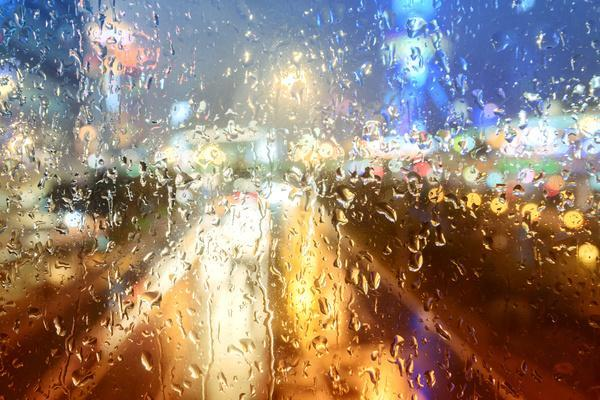
#> input picture assignment3/assignment3/test/rain.jpg, 600 x 400 px
$ python image_filter_test.py
#> lines starting #> are read from the running program, lines starting #| are printed output that depends on the picture
### assignment3/assignment3/instapy/io.py
"""input/output utilities

for reading, writing, and displaying image files
as numpy arrays
"""

import numpy as np
from PIL import Image


def read_image(filename: str) -> np.array:
    """Read an image file to an rgb array"""
#> called with filename = 'test/rain.jpg'
    return np.asarray(Image.open(filename))
#> returned value is the input picture: shape (400, 600, 3); mean R, G, B 150, 131.8, 116.7


def write_image(array: np.array, filename: str): # -> None:
    """Write a numpy pixel array to a file"""
    return Image.fromarray(array).save(filename)

def random_image(width: int = 320, height: int = 180) -> np.array:
    """Create a random image array of a given size"""
    return np.random.randint(0, 255, size=(height, width, 3), dtype=np.uint8)


def display(array: np.array):
    """Show an image array on the screen"""
    Image.fromarray(array).show()

### assignment3/assignment3/instapy/numpy_filters.py
"""numpy implementation of image filters"""

from typing import Optional
import numpy as np

# [9 lines left out: function numpy_color2gray, not called in this run]


def numpy_color2sepia(image: np.array, k: Optional[float] = 1) -> np.array:
    """k (float): amount of sepia filter to apply (optional)
    The amount of sepia is given as a fraction, k=0 yields no sepia while
    k=1 yields full sepia.
    (note: implementing 'k' is a bonus task,
    you may ignore it for Task 9)
    """
#> called with k = 1
    if not 0 <= k <= 1:
        # validate k (optional)
        raise ValueError(f"k must be between [0-1], got {k=}")

    # defining sepia matrix
    sepia_matrix = np.array([[0.393,0.769,0.189],[0.349,0.686,0.168],[0.272,0.534,0.131]])
    sepia_image = np.empty_like(image)
    max = 255
    width,height = len(image[0]),len(image)
#> width = 600; height = 400

    #tar verdiene
    red = image[:,:,0] * sepia_matrix[0][0] + image[:,:,1] * sepia_matrix[0][1] + image[:,:,2] * sepia_matrix[0][2]
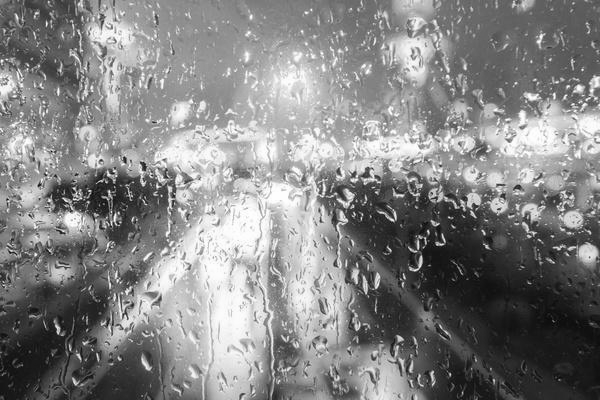
#> red: shape (400, 600) float64; min 7.4, max 344.5, mean 182.3; drawn with min black and max white
    green = image[:,:,0] * sepia_matrix[1][0] + image[:,:,1] * sepia_matrix[1][1] + image[:,:,2] * sepia_matrix[1][2]
    blue = image[:,:,0] * sepia_matrix[2][0] + image[:,:,1] * sepia_matrix[2][1] + image[:,:,2] * sepia_matrix[2][2]

    #sjekker at verdiene ikke overstiger max = 255
    red[red > max] = max
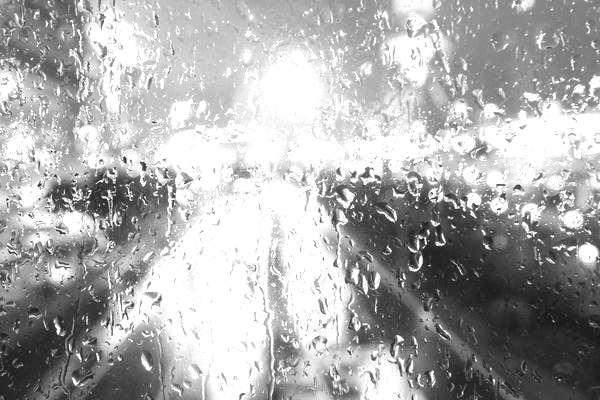
#> red: shape (400, 600) float64; min 7.4, max 255, mean 172.9
    green[green > max] = max
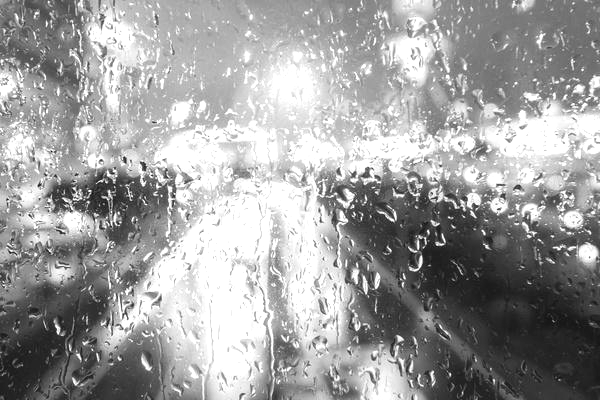
#> green: shape (400, 600) float64; min 6.58, max 255, mean 159
    blue[blue > max] = max

    sepia_image[:,:,0], sepia_image[:,:,1], sepia_image[:,:,2] = red, green, blue
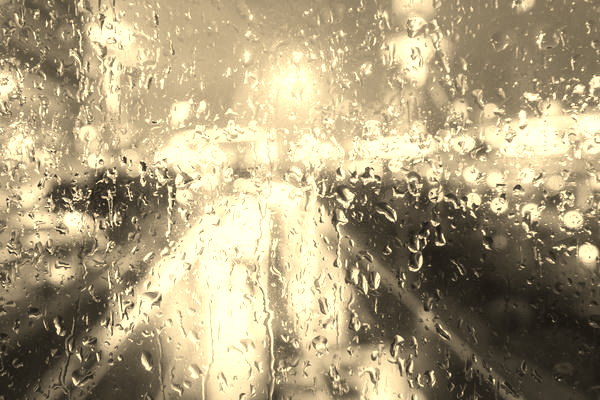
#> sepia_image: shape (400, 600, 3); mean of channels 0, 1, 2 172.6, 158.6, 125.9; drawn as R, G, B

    return sepia_image.astype("uint8")

### assignment3/assignment3/image_filter_test.py
# -*- coding: utf-8 -*-
"""
Created on Tue Sep 27 16:36:15 2022

@author: 61144
"""

import numpy as np
#cimport numpy as np
from PIL import Image
from numba import jit
from numpy import arange
#from in_out import *

from instapy.io import *
from instapy.python_filters import *
from instapy.numpy_filters import *
from instapy.numba_filters import *
from instapy.cython_filters import *

# import the picture
filename = "test/rain.jpg" #jazzmaster.jpg
pixels = read_image(filename) #converting pic to np.array
# [24 lines of commented-out code are left out]
sepia2 = numpy_color2sepia(pixels)
display(sepia2)
# [7 lines of commented-out code are left out]
